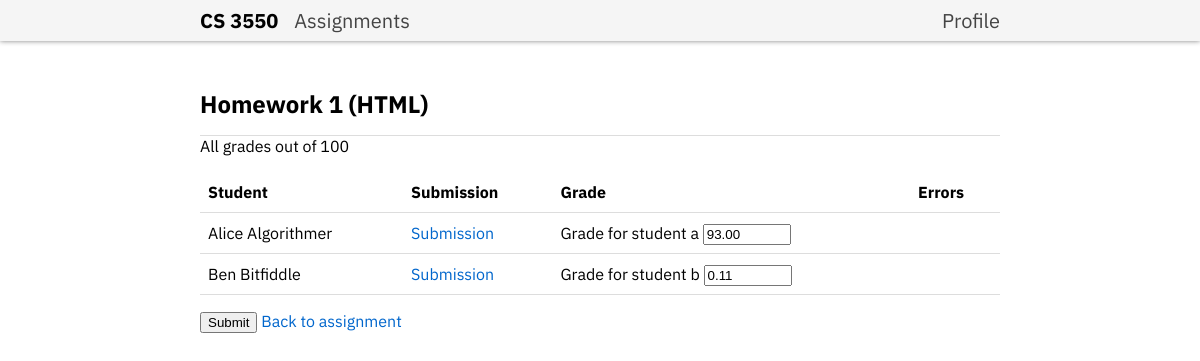
Page /2/submissions/ (signed in) on the committed database.
### grades/models.py (models this page shows, shortened)
class Assignment(models.Model):
    title = models.CharField(max_length=200)
    description = models.TextField()
    deadline = models.DateTimeField()
    weight = models.IntegerField()
    points = models.IntegerField()

class Submission(models.Model):
    assignment = models.ForeignKey(
        Assignment,
        on_delete=models.CASCADE
    )
    author = models.ForeignKey(
        User,
        on_delete=models.CASCADE,
        related_name='submission_set'
    )
    grader = models.ForeignKey(
        User,
        on_delete=models.SET_NULL,
        null=True,
        blank=True,
        related_name='graded_set'
    )
    file = models.FileField(upload_to='submissions/')
    score = models.DecimalField(
        max_digits=5,
        decimal_places=2,
        null=True,
        blank=True
    )

### grades/views.py (the view, shortened to what this page needs)
# urls.py: path('<int:assignment_id>/submissions/', views.submissions, name='submissions'),
@login_required
def submissions(request, assignment_id):
    user = request.user
    is_admin = user.is_superuser
    if not (is_ta(user) or is_admin):
        raise PermissionDenied("Only TAs can access the submissions page")
    assignment = get_object_or_404(models.Assignment, id=assignment_id)
    if is_admin:
        submissions = assignment.submission_set.all().order_by('author__username')
    else:
        submissions = assignment.submission_set.filter(
            grader=user
        ).order_by('author__username')
    errors = {}  # Dictionary to store errors for each submission
    general_errors = []  # List for errors with invalid submission IDs
    return render(request, "submissions.html", {
        'title': f'{assignment.title} - CS 3550',
        'assignment': assignment,
        'submissions': submissions,
        'general_errors': general_errors,
        'user': user,
        'is_admin': is_admin
    })

### grades/views.py (called while the page is built)
def is_ta(user):
    return user.groups.filter(name="Teaching Assistants").exists()

### grades/templates/submissions.html (shortened to what this page needs)
{% include "header.html" with title="Submissions Page" %}
<main>
  <h1>{{ assignment.title }}</h1>
  <p>All grades out of {{ assignment.points }}</p>
  <form action="/{{ assignment.id }}/submissions/" method="post">
    <table>
      <thead>
        <tr>
          <th>Student</th>
          <th>Submission</th>
          <th>Grade</th>
          <th>Errors</th>
        </tr>
      </thead>
      <tbody>
        {% for submission in submissions %}
        <tr>
          <td>{{ submission.author.get_full_name }}</td>
          <td><a href="{{ submission.file.url }}" title="View submission from student {{ submission.author.username }}">Submission</a></td>
          <td>
            <label for="grade-{{ submission.author.username }}" class="sr-only">Grade for student {{ submission.author.username }}</label>
            <input type="number"
                   min="0"
                   max="{{ assignment.points }}"
                   step="0.01"
                   id="grade-{{ submission.author.username }}"
                   name="grade-{{ submission.id }}"
                   value="{{ submission.score|default_if_none:'' }}"
                   required>
          </td>
          <td>
          </td>
        </tr>
        {% endfor %}
      </tbody>
    </table>
    <button type="submit">Submit</button>
    <a href="/{{ assignment.id }}/">Back to assignment</a>
  </form>
</main>

### static/main.css (style rules this page uses)
main { max-width: 50rem; margin: 3rem auto 0; padding: 0 1rem; }
main h1 { font-size: 1.5rem; margin: 0; padding-bottom: 1rem; border-bottom: 1px solid #ddd; }
main h1 + p { margin-top: 0; }
table { width: 100%; line-height: 1.5; margin: 1rem 0; border-collapse: collapse; }
th, td { padding: 0.5rem; text-align: left; border-bottom: 1px solid #ddd; }
a { color: #0066cc; text-decoration: none; }
main p, main ul { margin: 1rem 0; }

### rows in the picture
Assignment: title "Homework 1 (HTML)", points "100"
Submission: author.get_full_name "Alice Algorithmer", author.username "a", score "93.00"
Submission: author.get_full_name "Ben Bitfiddle", author.username "b", score "0.11"
